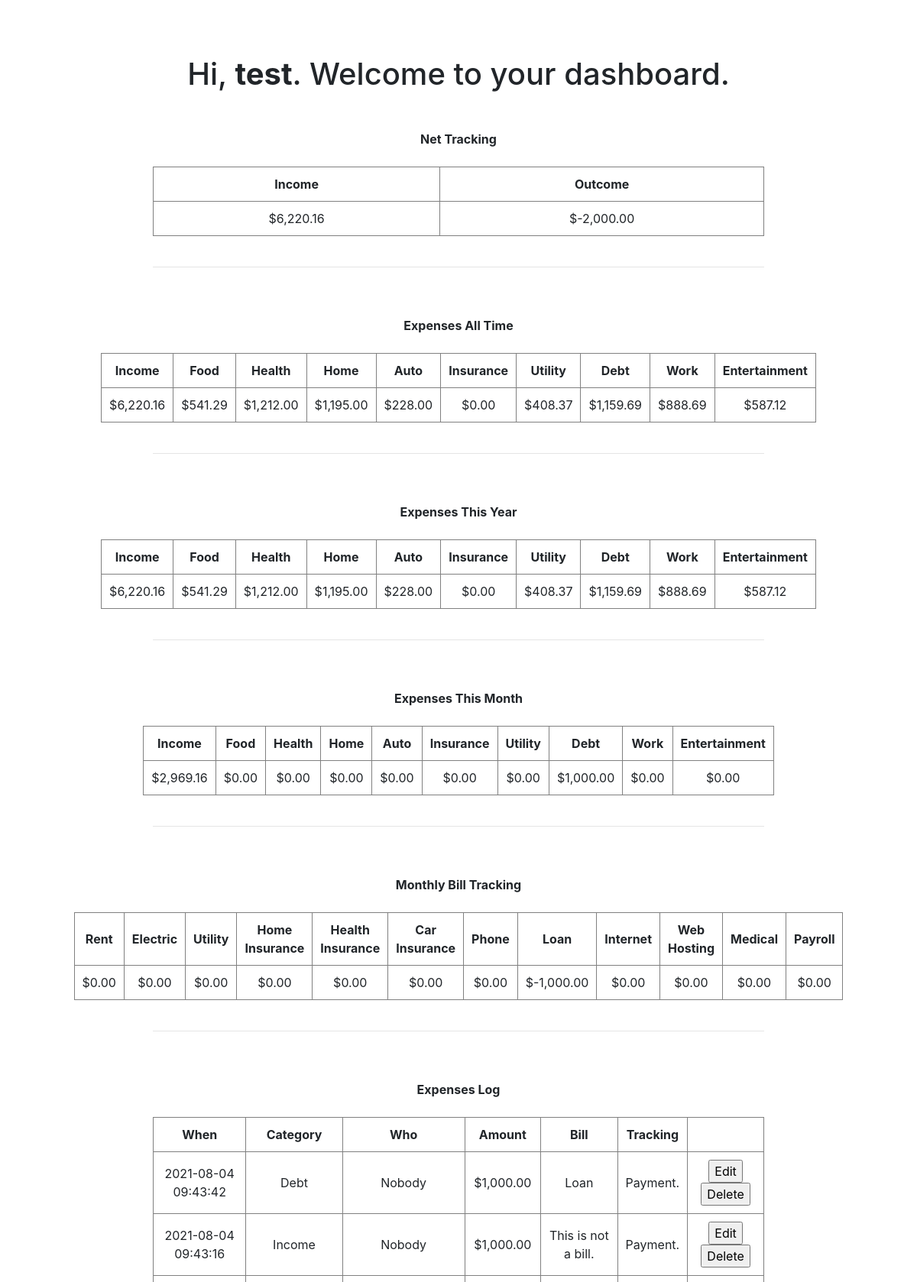
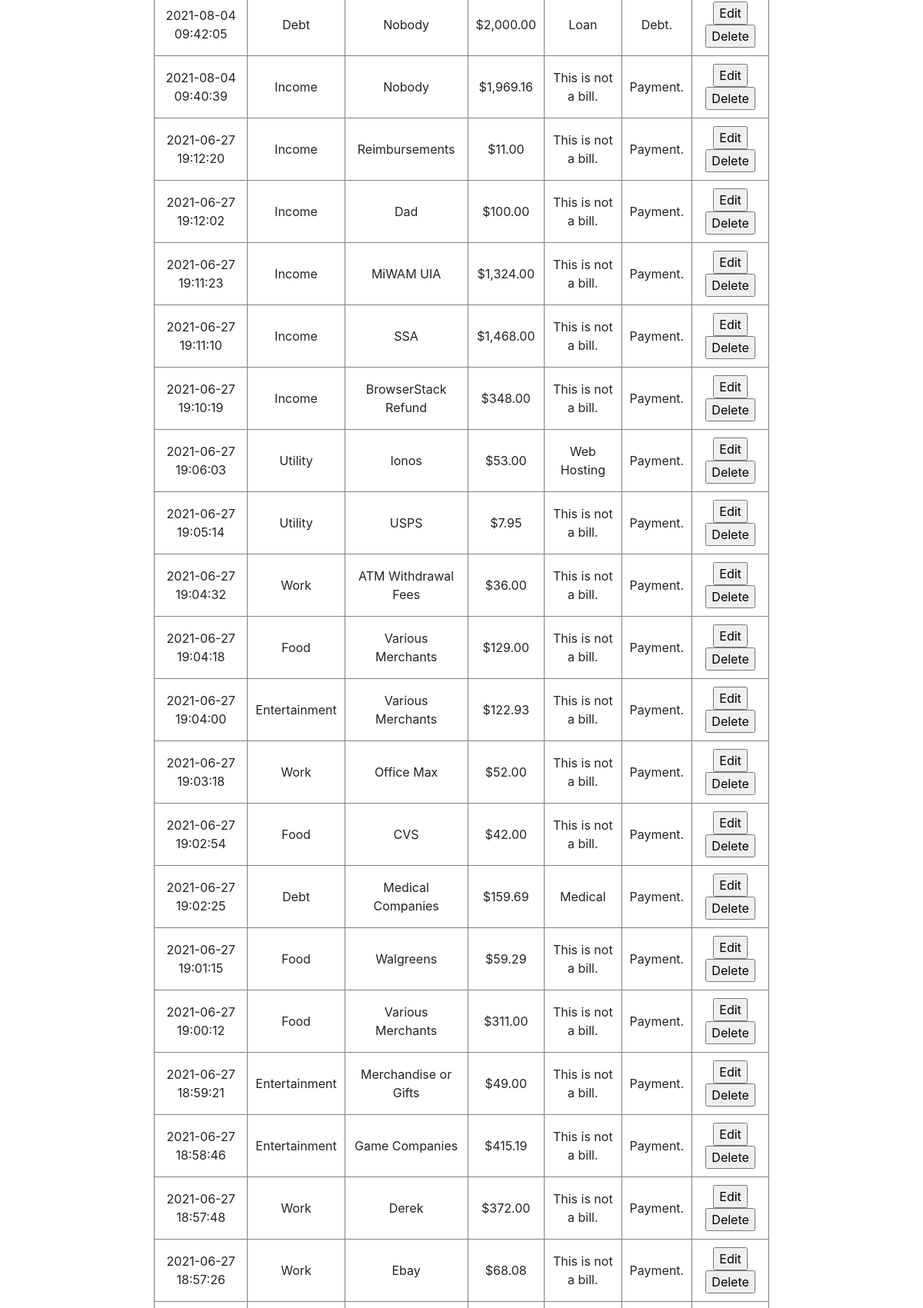
The page / (signed in, upper part) on the database its author committed (2 pictures, top to bottom).
### tables this page shows
CREATE TABLE IF NOT EXISTS `users` (
  `id` int(11) NOT NULL AUTO_INCREMENT,
  `username` text NOT NULL,
  `password` text NOT NULL,
  `created_at` datetime NOT NULL DEFAULT CURRENT_TIMESTAMP,
  `categories` text NOT NULL,
  `bills` text NOT NULL,
  PRIMARY KEY (`id`)
);

CREATE TABLE IF NOT EXISTS `test` (
  `UID` datetime NOT NULL,
  `Category` text NOT NULL,
  `Who` text NOT NULL,
  `Amount` text NOT NULL,
  `Bill` text NOT NULL,
  `Type` tinyint(1) NOT NULL,
  PRIMARY KEY (`UID`)
);

### index.php (the view, shortened to what this page needs)
<?php
if(!isset($_SESSION["loggedin"]) || $_SESSION["loggedin"] !== true){
    header("location: login/");
    exit;
} else {
	$username = $_SESSION["username"];
}
?>
<!doctype html>
<html>
<head>
<link href="../style.css" rel="stylesheet" />
<link rel="stylesheet" href="https://stackpath.bootstrapcdn.com/bootstrap/4.5.2/css/bootstrap.min.css" />
</head>
<body>
<?php
include('header.php');
?>
	<table align="center">
	<tr><td>
	<h1 class="my-5">Hi, <b><?php echo htmlspecialchars($_SESSION["username"]); ?></b>. Welcome to your dashboard.</h1>
	</td></tr>
	</table>
<?php
if($conn == true){
$sql = "SELECT * FROM `users` WHERE `username` = '$username'";
$result = mysqli_query($conn, $sql);
$row = mysqli_fetch_assoc($result);
$categories = explode (",", $row['categories']);
$bills = explode (",", $row['bills']);
$sql = "SELECT SUM(`Amount`) AS value_sum FROM `$username` WHERE `Category` = 'Income' AND `Type` = '0'";
$result = mysqli_query($conn, $sql);
$row = mysqli_fetch_assoc($result);
$income = $row['value_sum'];
$sql = "SELECT SUM(`Amount`) AS value_sum FROM `$username` WHERE `Category` != 'Income' AND `Type` = '0'";
$result = mysqli_query($conn, $sql);
$row = mysqli_fetch_assoc($result);
$outcome = $income - $row['value_sum'];
$sql = "SELECT SUM(`Amount`) AS value_sum FROM `$username` WHERE `Category` != 'Income' AND `Type` = '1'";
$result = mysqli_query($conn, $sql);
$row = mysqli_fetch_assoc($result);
$outcome = $outcome - $row['value_sum'];
echo '<center><strong>Net Tracking</strong></center><br/>';
echo '<table border="1" cellpadding="10" align="center">';
echo '<tr>';
echo '<td align="center"><strong>Income</strong></td>';
echo '<td align="center"><strong>Outcome</strong></td>';
echo '</tr>';
echo '<tr>';
echo '<td align="center">' . '$' . number_format($income, 2, '.', ',') . '</td>';
echo '<td align="center">' . '$' . number_format($outcome, 2, '.', ',') . '</td>';
echo '</tr>';
echo '</table><br/><hr/><br/><br/>';
echo '<center><strong>Expenses All Time</strong></center><br/>';
echo '<table border="1" cellpadding="10" align="center">';
echo '<tr>';
foreach($categories as $key => $value):
echo '<td align="center"><strong>'.$value.'</td>';
endforeach;
echo '</tr>';
echo '<tr>';
foreach($categories as $key => $value):
echo '<td>';
$sql = "SELECT SUM(`Amount`) AS value_sum FROM `$username` WHERE `Category` = '$value' AND `Type` = '0' ";
$result = mysqli_query($conn, $sql);
$row = mysqli_fetch_assoc($result);
echo '$' . number_format($row['value_sum'], 2, '.', ',');
echo '</td>';
endforeach;
echo '</tr>';
echo '</table><br/><hr/><br/><br/>';
echo '<center><strong>Expenses This Year</strong></center><br/>';
echo '<table border="1" cellpadding="10" align="center">';
echo '<tr>';
foreach($categories as $key => $value):
echo '<td align="center"><strong>'.$value.'</td>';
endforeach;
echo '</tr>';
echo '<tr>';
foreach($categories as $key => $value):
echo '<td>';
$sql = "SELECT SUM(`Amount`) AS value_sum FROM `$username` WHERE `Category` = '$value' AND `Type` = '0' AND YEAR(UID) = YEAR(CURRENT_DATE())";
$result = mysqli_query($conn, $sql);
$row = mysqli_fetch_assoc($result);
echo '$' . number_format($row['value_sum'], 2, '.', ',');
echo '</td>';
endforeach;
echo '</tr>';
echo '</table><br/><hr/><br/><br/>';
echo '<center><strong>Expenses This Month</strong></center><br/>';
echo '<table border="1" cellpadding="10" align="center">';
echo '<tr>';
foreach($categories as $key => $value):
echo '<td align="center"><strong>'.$value.'</td>';
endforeach;
echo '</tr>';
echo '<tr>';
foreach($categories as $key => $value):
echo '<td>';
$sql = "SELECT SUM(`Amount`) AS value_sum FROM `$username` WHERE `Category` = '$value' AND `Type` = '0' AND MONTH(UID) = MONTH(CURRENT_DATE())";
$result = mysqli_query($conn, $sql);
$row = mysqli_fetch_assoc($result);
echo '$' . number_format($row['value_sum'], 2, '.', ',');
echo '</td>';
endforeach;
echo '</tr>';
echo '</table><br/><hr/><br/><br/>';
echo '<center><strong>Monthly Bill Tracking</strong></center><br/>';
echo '<table border="1" cellpadding="10" align="center">';
echo '<tr>';
foreach($bills as $key => $value):
if ($value == 'This is not a bill.') continue;
echo '<td align="center"><strong>'.$value.'</td>';
endforeach;
echo '</tr>';
echo '<tr>';
foreach($bills as $key => $value):
if ($value == 'This is not a bill.') continue;
echo '<td>';
$sql = "SELECT SUM(`Amount`) AS value_sum FROM `$username` WHERE `Bill` = '$value' AND `Type` = '0' AND MONTH(UID) = MONTH(CURRENT_DATE())";
$result = mysqli_query($conn, $sql);
$row = mysqli_fetch_assoc($result);
$paid = $row['value_sum'];
$sql = "SELECT SUM(`Amount`) AS value_sum FROM `$username` WHERE `Bill` = '$value' AND `Type` = '1' AND MONTH(UID) = MONTH(CURRENT_DATE())";
$result = mysqli_query($conn, $sql);
$row = mysqli_fetch_assoc($result);
$owed = $row['value_sum'];
echo '$' . number_format((-$owed + $paid), 2, '.', ',');
echo '</td>';
endforeach;
echo '</tr>';
echo '</table><br/><hr/><br/><br/>';
echo '<center><strong>Expenses Log</strong></center><br/>';
$sql = "SELECT * FROM `$username` ORDER BY UID DESC";
$result = mysqli_query($conn, $sql);
$row = mysqli_fetch_assoc($result);
if($row == null){
echo '<table border="1" cellpadding="10" align="center"><tr><td align="center">';
echo 'No expenses to display.<br/>';
echo '</td></tr></table>';
} else {
echo '<table id="expenses" border="1" cellpadding="10" align="center">';
echo '<tr><td align="center"><strong>When</strong></td><td><strong>Category</strong></td><td align="center"><strong>Who</strong></td><td align="center"><strong>Amount</strong></td><td align="center"><strong>Bill</strong></td><td><strong>Tracking</strong></td><td></td></tr>';
echo'<tbody>';
foreach($result as $row){
$type = $row['Type'];
if($type == 0){
	$typeMessage = "Payment.";
} else {
	$typeMessage = "Debt.";
}
echo '<tr><td class="x"><form action="edit/" method="post"><input type="hidden" name="type" value="' . $row['Type'] . '" /><input type="hidden" name="uid" value="' . $row['UID'] . '" />' . $row['UID'] . '</td><td>' . $row['Category'] . '</td><td>' . $row['Who'] . '</td><td>' . '$' . number_format($row['Amount'], 2, '.', ',') . '</td><td>' . $row['Bill'] . '</td><td>' . $typeMessage . '</td><td><input type="submit" name="edit" value="Edit"/><input type="submit" name="delete" value="Delete"/></form></td></tr>';
}
echo '</tbody></table><br/>';
}
echo '<br/>';
echo '<br/>';
echo '<br/><br/>';
} else {
echo '<br/>';
echo 'Error: ' . $sql . '<br/>' . mysqli_error($conn);}
?>
<?php
include('footer.php');
?>
</body>
</html>

### style.css (style rules this page uses)
body { font-family: sans-serif; font-size: 12px; }
table { max-width: 50%; min-width: 800px; text-align: center; }
hr { width: 800px; }
.x { -webkit-touch-callout: none; -webkit-user-select: none; -khtml-user-select: none; -moz-user-select: none; -ms-user-select: none; user-select: none; }

### rows shown on the page
users: categories "Income", categories "Food", categories "Health", categories "Home", categories "Auto", categories "Insurance", categories "Utility", categories "Debt", categories "Work", categories "Entertainment", bills "Rent", bills "Electric", bills "Utility", bills "Home Insurance", bills "Health Insurance", bills "Car Insurance", bills "Phone", bills "Loan", bills "Internet", bills "Web Hosting", bills "Medical", bills "Payroll"
test: UID "2021-08-04 09:43:42", Category "Debt", Who "Nobody", Amount "1,000.00", Bill "Loan", Type "Payment."
test: UID "2021-08-04 09:43:16", Category "Income", Who "Nobody", Amount "1,000.00", Bill "This is not a bill.", Type "Payment."
test: UID "2021-08-04 09:42:05", Category "Debt", Who "Nobody", Amount "2,000.00", Bill "Loan", Type "Debt."
test: UID "2021-08-04 09:40:39", Category "Income", Who "Nobody", Amount "1,969.16", Bill "This is not a bill.", Type "Payment."
test: UID "2021-06-27 19:12:20", Category "Income", Who "Reimbursements", Amount "11.00", Bill "This is not a bill.", Type "Payment."
test: UID "2021-06-27 19:12:02", Category "Income", Who "Dad", Amount "100.00", Bill "This is not a bill.", Type "Payment."
test: UID "2021-06-27 19:11:23", Category "Income", Who "MiWAM UIA", Amount "1,324.00", Bill "This is not a bill.", Type "Payment."
test: UID "2021-06-27 19:11:10", Category "Income", Who "SSA", Amount "1,468.00", Bill "This is not a bill.", Type "Payment."
test: UID "2021-06-27 19:10:19", Category "Income", Who "BrowserStack Refund", Amount "348.00", Bill "This is not a bill.", Type "Payment."
test: UID "2021-06-27 19:06:03", Category "Utility", Who "Ionos", Amount "53.00", Bill "Web Hosting", Type "Payment."
test: UID "2021-06-27 19:05:14", Category "Utility", Who "USPS", Amount "7.95", Bill "This is not a bill.", Type "Payment."
test: UID "2021-06-27 19:04:32", Category "Work", Who "ATM Withdrawal Fees", Amount "36.00", Bill "This is not a bill.", Type "Payment."
test: UID "2021-06-27 19:04:18", Category "Food", Who "Various Merchants", Amount "129.00", Bill "This is not a bill.", Type "Payment."
test: UID "2021-06-27 19:04:00", Category "Entertainment", Who "Various Merchants", Amount "122.93", Bill "This is not a bill.", Type "Payment."
test: UID "2021-06-27 19:03:18", Category "Work", Who "Office Max", Amount "52.00", Bill "This is not a bill.", Type "Payment."
test: UID "2021-06-27 19:02:54", Category "Food", Who "CVS", Amount "42.00", Bill "This is not a bill.", Type "Payment."
test: UID "2021-06-27 19:02:25", Category "Debt", Who "Medical Companies", Amount "159.69", Bill "Medical", Type "Payment."
test: UID "2021-06-27 19:01:15", Category "Food", Who "Walgreens", Amount "59.29", Bill "This is not a bill.", Type "Payment."
test: UID "2021-06-27 19:00:12", Category "Food", Who "Various Merchants", Amount "311.00", Bill "This is not a bill.", Type "Payment."
test: UID "2021-06-27 18:59:21", Category "Entertainment", Who "Merchandise or Gifts", Amount "49.00", Bill "This is not a bill.", Type "Payment."
test: UID "2021-06-27 18:58:46", Category "Entertainment", Who "Game Companies", Amount "415.19", Bill "This is not a bill.", Type "Payment."
test: UID "2021-06-27 18:57:48", Category "Work", Who "Derek", Amount "372.00", Bill "This is not a bill.", Type "Payment."
test: UID "2021-06-27 18:57:26", Category "Work", Who "Ebay", Amount "68.08", Bill "This is not a bill.", Type "Payment."

### other values the page prints
$_SESSION["username"] "test"
$income "6,220.16"
$outcome "-2,000.00"
$row['value_sum'] "6,220.16"
$row['value_sum'] "541.29"
$row['value_sum'] "1,212.00"
$row['value_sum'] "1,195.00"
$row['value_sum'] "228.00"
$row['value_sum'] "0.00"
$row['value_sum'] "408.37"
$row['value_sum'] "1,159.69"
$row['value_sum'] "888.69"
$row['value_sum'] "587.12"
$row['value_sum'] "2,969.16"
$row['value_sum'] "1,000.00"
